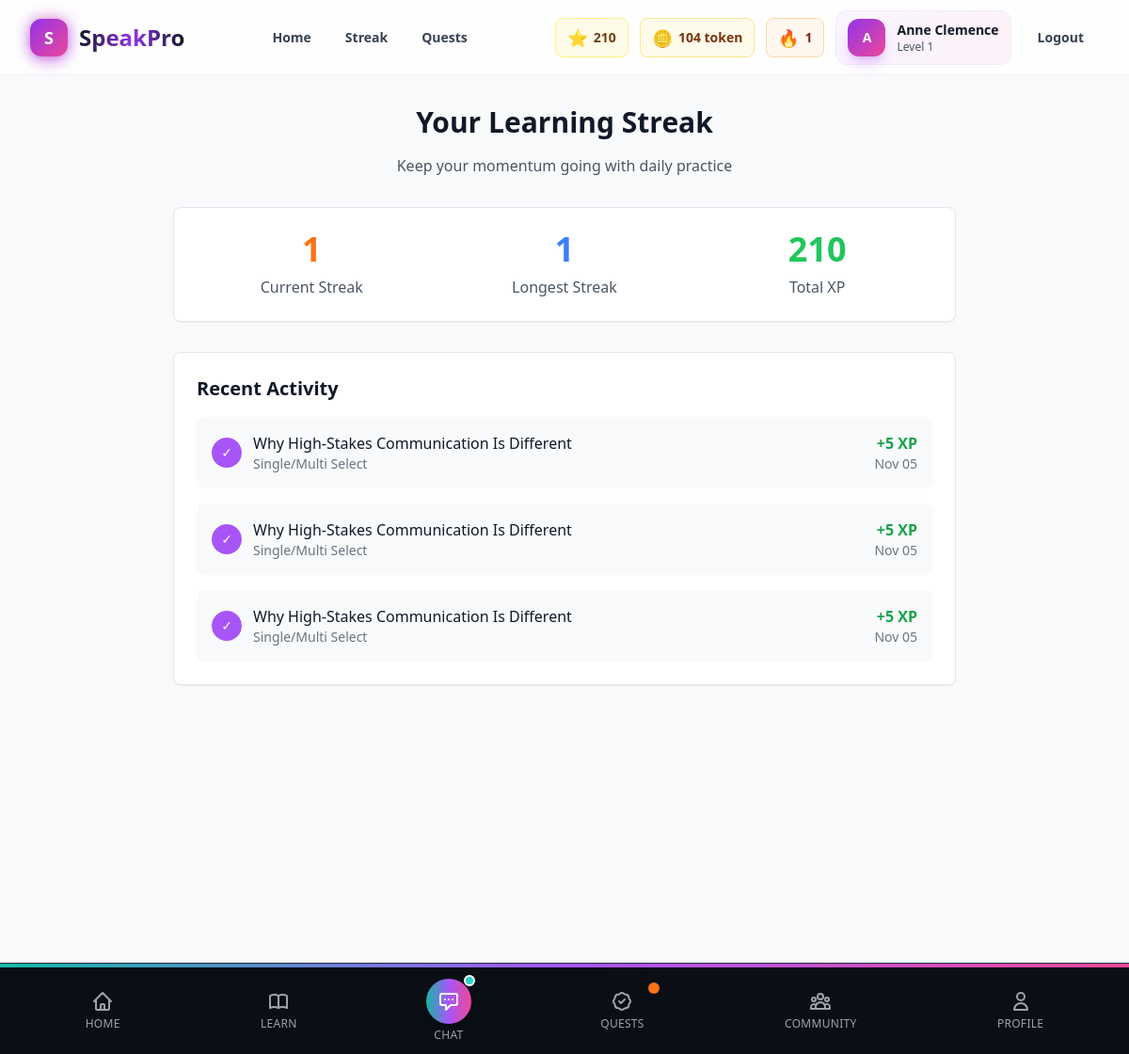
The page /streak/ (signed in) on the database its author committed.
### myApp/models.py (models this page shows, shortened)
class Profile(models.Model):
    user = models.OneToOneField(User, on_delete=models.CASCADE)
    created_at = models.DateTimeField(auto_now_add=True)
    updated_at = models.DateTimeField(auto_now=True)
    daily_goal_minutes = models.IntegerField(default=5, validators=[MinValueValidator(2), MaxValueValidator(60)])
    learning_goal = models.CharField(max_length=100, default="converse_confidently")
    current_level = models.IntegerField(default=1, validators=[MinValueValidator(1), MaxValueValidator(6)])
    total_xp = models.IntegerField(default=0)
    current_streak = models.IntegerField(default=0)
    longest_streak = models.IntegerField(default=0)
    last_activity = models.DateTimeField(null=True, blank=True)
    coins = models.IntegerField(default=0)
    tickets = models.IntegerField(default=0)  # For district venue entry
    persona = models.JSONField(default=dict, blank=True)  # Role, audience, goal, etc.
    contexts = models.JSONField(default=list, blank=True)  # Typical speaking contexts
    goals = models.JSONField(default=list, blank=True)  # Learning goals
    ab_variant = models.CharField(max_length=1, default='A', choices=[('A', 'Dashboard-first'), ('B', 'Map-first')])
    onboarding_completed = models.BooleanField(default=False)

class Streak(models.Model):
    user = models.ForeignKey(User, on_delete=models.CASCADE)
    current_streak = models.IntegerField(default=0)
    longest_streak = models.IntegerField(default=0)
    last_activity = models.DateTimeField(null=True, blank=True)
    streak_freeze_used = models.BooleanField(default=False)

class ExerciseAttempt(models.Model):
    user = models.ForeignKey(User, on_delete=models.CASCADE)
    exercise = models.ForeignKey(Exercise, on_delete=models.CASCADE)
    attempt_number = models.IntegerField(default=1)
    user_response = models.JSONField()  # User's answer(s)
    audio_recording = models.URLField(blank=True)  # For speak/milestone exercises
    duration_seconds = models.IntegerField()
    is_correct = models.BooleanField()
    score = models.FloatField()  # 0.0 to 1.0
    xp_earned = models.IntegerField()
    ai_feedback = models.TextField(blank=True)
    rubric_scores = models.JSONField(default=dict, blank=True)  # For milestone exercises
    created_at = models.DateTimeField(auto_now_add=True)
    class Meta:
        ordering = ['-created_at']

class Exercise(models.Model):
    EXERCISE_TYPES = [
        ('select', 'Single/Multi Select'),
        ('match', 'Match/Order'),
        ('rewrite', 'Rewrite for Clarity'),
        ('listen', 'Tap What You Hear'),
        ('speak', 'Say It Aloud'),
        ('scenario', 'Scenario Choice'),
        ('milestone', 'Milestone Recording'),
    ]
    lesson = models.ForeignKey(Lesson, on_delete=models.CASCADE, related_name='exercises')
    exercise_type = models.CharField(max_length=20, choices=EXERCISE_TYPES)
    order = models.IntegerField()
    prompt = models.TextField()
    stimulus_text = models.TextField(blank=True)
    stimulus_audio = models.URLField(blank=True)
    stimulus_image = models.URLField(blank=True)
    options = models.JSONField(default=list, blank=True)  # List of options
    correct_answers = models.JSONField(default=list)  # List of correct answer indices/values
    reference_rewrite = models.TextField(blank=True)
    rubric_criteria = models.JSONField(default=dict, blank=True)  # Scoring criteria
    concept_refs = models.JSONField(default=list, blank=True, help_text="List of KnowledgeBlock slugs used")
    xp_reward = models.IntegerField(default=5)
    max_attempts = models.IntegerField(default=3)
    hints = models.TextField(blank=True)
    feedback_correct = models.TextField(blank=True)
    feedback_incorrect = models.TextField(blank=True)
    class Meta:
        ordering = ['lesson', 'order']
        unique_together = ['lesson', 'order']

class Lesson(models.Model):
    unit = models.ForeignKey(Unit, on_delete=models.CASCADE, related_name='lessons')
    name = models.CharField(max_length=100)
    description = models.TextField()
    order = models.IntegerField()
    duration_minutes = models.IntegerField()
    xp_reward = models.IntegerField(default=10)
    tip_sheet = models.TextField(blank=True)
    learning_objectives = models.TextField(blank=True)
    class Meta:
        ordering = ['unit', 'order']
        unique_together = ['unit', 'order']

### myApp/views.py (the view)
# urls.py: path('streak/', views.streak_page, name='streak_page'),
@login_required
def streak_page(request):
    try:
        streak = Streak.objects.get(user=request.user)
    except Streak.DoesNotExist:
        streak = Streak.objects.create(user=request.user)
    recent_attempts = ExerciseAttempt.objects.filter(
        user=request.user
    ).order_by('-created_at')[:10]
    context = {
        'streak': streak,
        'recent_attempts': recent_attempts,
    }
    return render(request, 'myApp/streak_page.html', context)

### myApp/templates/myApp/streak_page.html (shortened to what this page needs)
{% extends 'myApp/base.html' %}
{% block content %}
<div class="min-h-screen bg-gray-50 py-8">
    <div class="max-w-4xl mx-auto px-4 sm:px-6 lg:px-8">
        <div class="text-center mb-8">
            <h1 class="text-3xl font-bold text-gray-900 mb-4">Your Learning Streak</h1>
            <p class="text-gray-600">Keep your momentum going with daily practice</p>
        </div>
        <div class="bg-white rounded-lg shadow-sm border p-6 mb-8">
            <div class="grid grid-cols-1 md:grid-cols-3 gap-6">
                <div class="text-center">
                    <div class="text-4xl font-bold text-orange-500 mb-2">{{ streak.current_streak }}</div>
                    <div class="text-gray-600">Current Streak</div>
                </div>
                <div class="text-center">
                    <div class="text-4xl font-bold text-blue-500 mb-2">{{ streak.longest_streak }}</div>
                    <div class="text-gray-600">Longest Streak</div>
                </div>
                <div class="text-center">
                    <div class="text-4xl font-bold text-green-500 mb-2">{{ user.profile.total_xp }}</div>
                    <div class="text-gray-600">Total XP</div>
                </div>
            </div>
        </div>
        <div class="bg-white rounded-lg shadow-sm border p-6">
            <h2 class="text-xl font-semibold text-gray-900 mb-4">Recent Activity</h2>
            {% if recent_attempts %}
                <div class="space-y-4">
                    {% for attempt in recent_attempts %}
                    <div class="flex items-center justify-between p-4 bg-gray-50 rounded-lg">
                        <div class="flex items-center space-x-3">
                            <div class="w-8 h-8 bg-purple-500 rounded-full flex items-center justify-center">
                                <span class="text-white text-sm">✓</span>
                            </div>
                            <div>
                                <div class="font-medium text-gray-900">{{ attempt.exercise.lesson.name }}</div>
                                <div class="text-sm text-gray-500">{{ attempt.exercise.get_exercise_type_display }}</div>
                            </div>
                        </div>
                        <div class="text-right">
                            <div class="text-green-600 font-semibold">+{{ attempt.xp_earned }} XP</div>
                            <div class="text-sm text-gray-500">{{ attempt.created_at|date:"M d" }}</div>
                        </div>
                    </div>
                    {% endfor %}
                </div>
            {% else %}
                <div class="text-center py-8 text-gray-500">
                    <p>No recent activity. Start learning to build your streak!</p>
                </div>
            {% endif %}
        </div>
    </div>
</div>
{% endblock %}

### myApp/templates/myApp/base.html (shortened to what this page needs)
<!DOCTYPE html>
<html lang="en">
<head>
    <script src="https://cdn.tailwindcss.com"></script>
</head>
<body class="bg-gray-50 min-h-screen">
    <nav class="fixed top-0 left-0 right-0 z-50 transition-all duration-300" id="navbar">
        <div class="relative max-w-7xl mx-auto px-4 sm:px-6 lg:px-8">
            <div class="flex justify-between items-center h-20">
                <div class="flex items-center">
                    <a href="{% url 'home' %}" class="flex items-center space-x-3 group" aria-label="SpeakPro Home">
                        <div class="relative">
                            <div class="absolute inset-0 bg-gradient-to-r from-purple-600 via-pink-500 to-purple-600 rounded-xl opacity-75 blur group-hover:opacity-100 transition-opacity"></div>
                            <div class="relative w-10 h-10 bg-gradient-to-br from-purple-600 to-pink-500 rounded-xl flex items-center justify-center shadow-lg shadow-purple-500/30 group-hover:scale-110 transition-transform">
                                <span class="text-white font-black text-lg">S</span>
                            </div>
                        </div>
                        <span class="text-2xl font-extrabold bg-gradient-to-r from-gray-900 via-purple-600 to-gray-900 bg-clip-text text-transparent group-hover:from-purple-600 group-hover:via-pink-500 group-hover:to-purple-600 transition-all">SpeakPro</span>
                    </a>
                </div>
                <div class="hidden md:flex items-center space-x-1">
                    <a href="{% url 'home' %}" class="px-4 py-2 rounded-xl text-sm font-semibold text-gray-700 hover:text-purple-600 hover:bg-purple-50 transition-all duration-200 relative group">
                        Home
                    </a>
                    {% if user.is_authenticated %}
                    <a href="{% url 'streak_page' %}" class="px-4 py-2 rounded-xl text-sm font-semibold text-gray-700 hover:text-purple-600 hover:bg-purple-50 transition-all duration-200 relative group">
                        Streak
                    </a>
                    <a href="{% url 'quests' %}" class="px-4 py-2 rounded-xl text-sm font-semibold text-gray-700 hover:text-purple-600 hover:bg-purple-50 transition-all duration-200 relative group">
                        Quests
                    </a>
                    {% endif %}
                </div>
                <div class="flex items-center space-x-3">
                    {% if user.is_authenticated %}
                        <div class="flex items-center space-x-3">
                            <div class="hidden lg:flex items-center space-x-3">
                                <div class="flex items-center gap-1.5 px-3 py-1.5 rounded-lg bg-yellow-50 border border-yellow-200">
                                    <span class="text-yellow-600 text-lg">⭐</span>
                                    <span class="text-sm font-bold text-yellow-900">{{ user.profile.total_xp|default:0 }}</span>
                                </div>
                                <div class="flex items-center gap-1.5 px-3 py-1.5 rounded-lg bg-amber-50 border border-amber-200">
                                    <span class="text-amber-600 text-lg">🪙</span>
                                    <span class="text-sm font-bold text-amber-900">{{ user.profile.coins|default:0 }} token</span>
                                </div>
                                {% if user.profile.current_streak > 0 %}
                                <div class="flex items-center gap-1.5 px-3 py-1.5 rounded-lg bg-orange-50 border border-orange-200">
                                    <span class="text-orange-500 streak-fire text-lg">🔥</span>
                                    <span class="text-sm font-bold text-orange-900">{{ user.profile.current_streak }}</span>
                                </div>
                                {% endif %}
                            </div>
                            <div class="flex items-center gap-3 px-3 py-2 rounded-xl bg-gradient-to-r from-purple-50 to-pink-50 border border-purple-100 hover:border-purple-200 transition-all">
                                <div class="w-10 h-10 bg-gradient-to-br from-purple-600 to-pink-500 rounded-xl flex items-center justify-center shadow-lg shadow-purple-500/30">
                                    <span class="text-white text-sm font-bold">{{ user.first_name.0|default:user.username.0|upper }}</span>
                                </div>
                                <div class="hidden sm:block">
                                    <p class="text-sm font-bold text-gray-900">{{ user.first_name|default:user.username }}</p>
                                    <p class="text-xs text-gray-600">Level {{ user.profile.current_level|default:1 }}</p>
                                </div>
                            </div>
                            <a href="{% url 'logout' %}" class="px-4 py-2 rounded-xl text-sm font-semibold text-gray-700 hover:text-red-600 hover:bg-red-50 transition-all duration-200 min-h-[44px] flex items-center">
                                Logout
                            </a>
                        </div>
                    {% endif %}
                </div>
            </div>
        </div>
    </nav>
    <div class="h-20"></div>
    <main class="min-h-screen">
        {% block content %}{% endblock %}
    </main>
    {% if user.is_authenticated %}
    {% include 'myApp/components/mobile_footer.html' %}
    {% endif %}
</body>
</html>

### myApp/templates/myApp/base.html (style rules this page uses)
.streak-fire { animation: flicker 1.5s infinite alternate; }
html { scroll-behavior: smooth; }
a, button { transition: all 0.3s cubic-bezier(0.4, 0, 0.2, 1); }
body { -webkit-font-smoothing: antialiased; -moz-osx-font-smoothing: grayscale; text-rendering: optimizeLegibility; overflow-x: hidden; }
#navbar { transition: all 0.3s cubic-bezier(0.4, 0, 0.2, 1); }

### rows shown on the page
Streak: current_streak "1", longest_streak "1"
ExerciseAttempt: exercise.lesson.name "Why High‑Stakes Communication Is Different", exercise.exercise_type "Single/Multi Select", xp_earned "5", created_at "Nov 05"
ExerciseAttempt: exercise.lesson.name "Why High‑Stakes Communication Is Different", exercise.exercise_type "Single/Multi Select", xp_earned "5", created_at "Nov 05"
ExerciseAttempt: exercise.lesson.name "Why High‑Stakes Communication Is Different", exercise.exercise_type "Single/Multi Select", xp_earned "5", created_at "Nov 05"

### other values the page prints
{{ user.profile.total_xp|default:0 }} "210"
{{ user.profile.coins|default:0 }} "104"
{{ user.profile.current_streak }} "1"
{{ user.first_name.0|default:user.username.0|upper }} "A"
{{ user.first_name|default:user.username }} "Anne Clemence"
{{ user.profile.current_level|default:1 }} "1"
{{ user.profile.total_xp }} "210"
